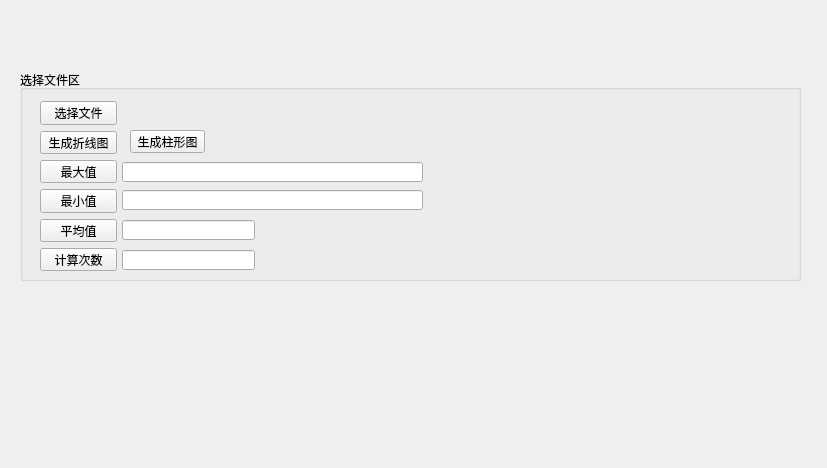
<?xml version="1.0" encoding="UTF-8"?>
<ui version="4.0">
 <class>Form</class>
 <widget class="QWidget" name="Form">
  <property name="geometry">
   <rect>
    <x>0</x>
    <y>0</y>
    <width>827</width>
    <height>468</height>
   </rect>
  </property>
  <property name="windowTitle">
   <string>CalRespondTime</string>
  </property>
  <widget class="QGroupBox" name="groupBox">
   <property name="geometry">
    <rect>
     <x>20</x>
     <y>70</y>
     <width>781</width>
     <height>211</height>
    </rect>
   </property>
   <property name="title">
    <string>选择文件区</string>
   </property>
   <widget class="QLabel" name="label">
    <property name="geometry">
     <rect>
      <x>100</x>
      <y>30</y>
      <width>671</width>
      <height>20</height>
     </rect>
    </property>
    <property name="text">
     <string/>
    </property>
   </widget>
   <widget class="QWidget" name="layoutWidget">
    <property name="geometry">
     <rect>
      <x>20</x>
      <y>31</y>
      <width>77</width>
      <height>170</height>
     </rect>
    </property>
    <layout class="QVBoxLayout" name="verticalLayout">
     <item>
      <widget class="QPushButton" name="pushButton">
       <property name="text">
        <string>选择文件</string>
       </property>
      </widget>
     </item>
     <item>
      <widget class="QPushButton" name="pushButton_2">
       <property name="text">
        <string>生成折线图</string>
       </property>
       <property name="default">
        <bool>false</bool>
       </property>
      </widget>
     </item>
     <item>
      <widget class="QPushButton" name="max">
       <property name="text">
        <string>最大值</string>
       </property>
       <property name="default">
        <bool>false</bool>
       </property>
      </widget>
     </item>
     <item>
      <widget class="QPushButton" name="min">
       <property name="text">
        <string>最小值</string>
       </property>
      </widget>
     </item>
     <item>
      <widget class="QPushButton" name="average">
       <property name="text">
        <string>平均值</string>
       </property>
       <property name="default">
        <bool>false</bool>
       </property>
      </widget>
     </item>
     <item>
      <widget class="QPushButton" name="average_2">
       <property name="text">
        <string>计算次数</string>
       </property>
       <property name="default">
        <bool>false</bool>
       </property>
      </widget>
     </item>
    </layout>
   </widget>
   <widget class="QLineEdit" name="avervalue">
    <property name="geometry">
     <rect>
      <x>102</x>
      <y>150</y>
      <width>133</width>
      <height>20</height>
     </rect>
    </property>
   </widget>
   <widget class="QLineEdit" name="countsvalue">
    <property name="geometry">
     <rect>
      <x>102</x>
      <y>180</y>
      <width>133</width>
      <height>20</height>
     </rect>
    </property>
   </widget>
   <widget class="QLineEdit" name="maxvalue">
    <property name="geometry">
     <rect>
      <x>102</x>
      <y>92</y>
      <width>301</width>
      <height>20</height>
     </rect>
    </property>
   </widget>
   <widget class="QLineEdit" name="minvalue">
    <property name="geometry">
     <rect>
      <x>102</x>
      <y>120</y>
      <width>301</width>
      <height>20</height>
     </rect>
    </property>
   </widget>
   <widget class="QPushButton" name="pushButton_3">
    <property name="geometry">
     <rect>
      <x>110</x>
      <y>60</y>
      <width>75</width>
      <height>23</height>
     </rect>
    </property>
    <property name="text">
     <string>生成柱形图</string>
    </property>
    <property name="default">
     <bool>false</bool>
    </property>
   </widget>
  </widget>
 </widget>
 <resources/>
 <connections/>
</ui>
